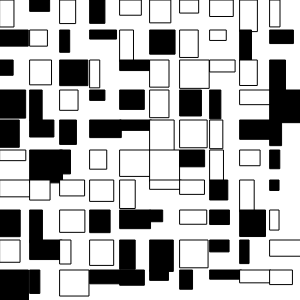
Frame 1 (no input)
Frame 60 (no input): identical to frame 1, image omitted
Frame 120 (the mouse pressed at the canvas centre since frame 60): identical to frame 1, image omitted

The p5.js sketch that drew this single still picture (run headless with seeded random() and noise() and a simulated clock; from frame 60 on, the mouse is pressed at the canvas centre):

// p5.js sketch
// ── sketch.js
var rows, cols;
rows = cols = 10

var grid = new Array(cols);

var cellWidth;
var cellHeight;

function Cell(i, j) {
    this.i = i;
    this.j = j;
    this.obstacle = false;
    this.neighbours = [];
    if(random()<0.5){
        this.wall=true
    }
    if (this.wall) {
        this.obstacle = true;
        fill(0);
    } else {
        fill(255);
    }
    rect(i * cellWidth, j * cellHeight, cellWidth*random(0.3, 1.1), cellHeight*random(0.3, 1.1))
}

function setup() {
    createCanvas(300, 300)
    cellWidth = width / cols;
    cellHeight = height / rows;
    for (let i = 0; i < cols; i++) {
        grid[i] = new Array(rows)
    }
    for (let i = 0; i < cols; i++) {
        for (let j = 0; j < rows; j++) {
            grid[i][j] = new Cell(i, j)
        }
    }
}

function draw() {
    let xpos = floor(mouseX / cellWidth);
    let ypos = floor(mouseY / cellHeight);

}
